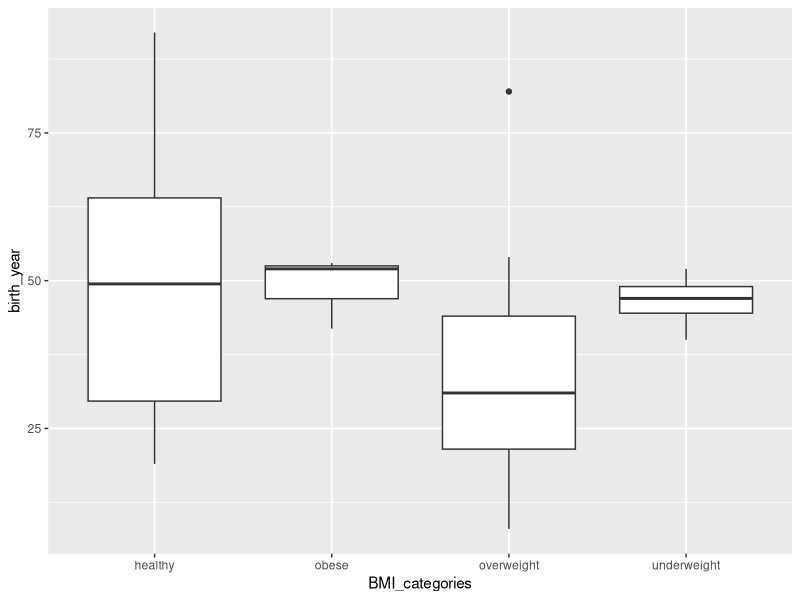
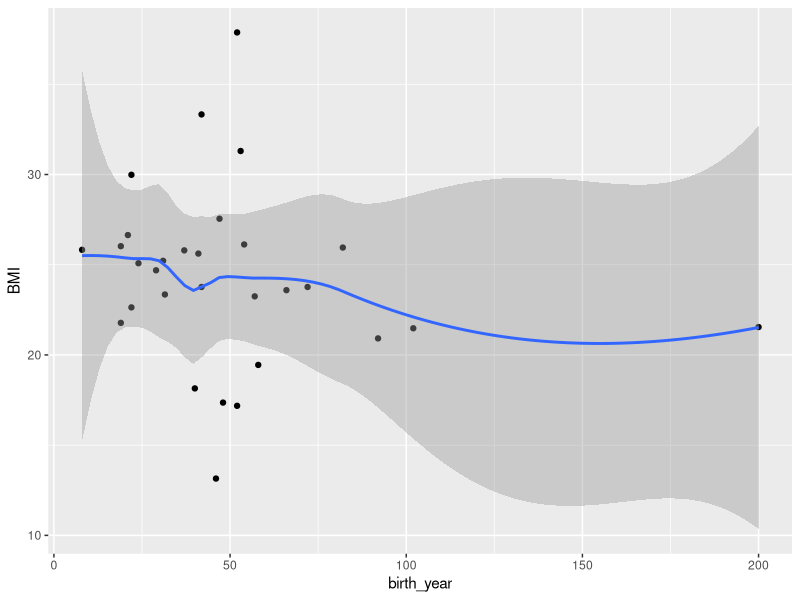
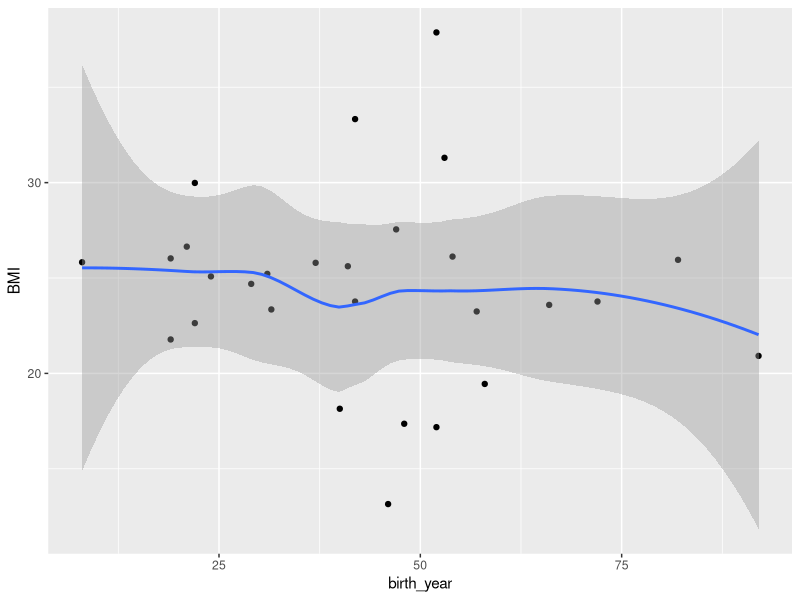

Recreate these plots in R, in order.
install.packages("tidyverse")

library("tidyverse")

starwars

# Q1 : How many characters do have at least one starship? List the names of the characters having at least one starship.
# Answer 1
select(starwars, name, starships)
characterNames<-filter(starwars,starships !="character(0)")
select(characterNames, name)


# Q2 : Get the frequencies of the eye colors of the characters. Rank them from most to least.
# Answer 2
rankColor<-starwars %>%
  group_by(eye_color) %>%
  summarize(count=n())
arrange(rankColor,desc(count))


# Q3 : According to the data available, what are the average age values across each species? Find the 3 oldest species.
# Answer 3
notNA_age<-starwars %>%
  filter(!is.na(birth_year))
average_age<-notNA_age %>%
  group_by(species) %>%
  summarize(
    mean_birth=mean(birth_year))
age<-arrange(average_age,desc(mean_birth))
head(age,3)
age


# Q4 : Create a new data set by adding a new observation to this data.
# Answer 4
myCharacter<-rbind(starwars,c(name="Taha Yilmaz",height=178,mass=95.0,hair_color="black",
                              skin_color="white",eye_color="blue",birth_year=22.0,sex="male",
                              gender="masculine",homeworld="Tatooine",
                              species="Human", films="Return of the Jedi",
                              vehicles="character(0)", starships="character(1)"))
myCharacter$height<-as.integer(myCharacter$height)
myCharacter$mass<-as.double(myCharacter$mass)
myCharacter$birth_year<-as.double(myCharacter$birth_year)
tail(myCharacter, 1)


# Q5 : Calculate the body mass index (BMI) values (dividing the mass value in kg to the square of the height value in meter) 
# for all observations and categorize the observations as underweight (BMI below 18.5), healthy (BMI between 18.5-24.99), 
# overweight (BMI between 25.0-29.99) and obese (BMI above 30.0). Add these two variables to your new data created at the 4th question.
# Answer 5
myCharacter<-myCharacter %>%
  mutate(name,BMI=mass/((height/100)^2))

myCharacter<-myCharacter %>%
  mutate(name,BMI_categories = if_else(BMI>30, "obese",if_else(BMI>25,"overweight",if_else(BMI>18.5,"healthy","underweight"))))
select(myCharacter, name, BMI, BMI_categories)


# Q6 : Plot the distribution of ages less than 100 by BMI groups. (i.e. use filter function to select the ages less then 100)
# Answer 6
myCharacter<-na.omit(myCharacter)
ggplot(data=myCharacter, mapping = aes(y=birth_year, x=BMI_categories)) +
  geom_boxplot(data=filter(myCharacter, birth_year<100.0))


# Q7 : By plotting a graph, show the relationship between age and BMI values (use point and line at the same time).
# Answer 7
ggplot(data=myCharacter, mapping=aes(x=birth_year,y=BMI))+
  geom_point()+
  geom_smooth()

# Re-plot the same graph after filtering the data as both age and BMI less than 100.
ggplot(data=filter(myCharacter,birth_year<100 & BMI<100),
       mapping=aes(x=birth_year,y=BMI))+
  geom_point()+
  geom_smooth()

